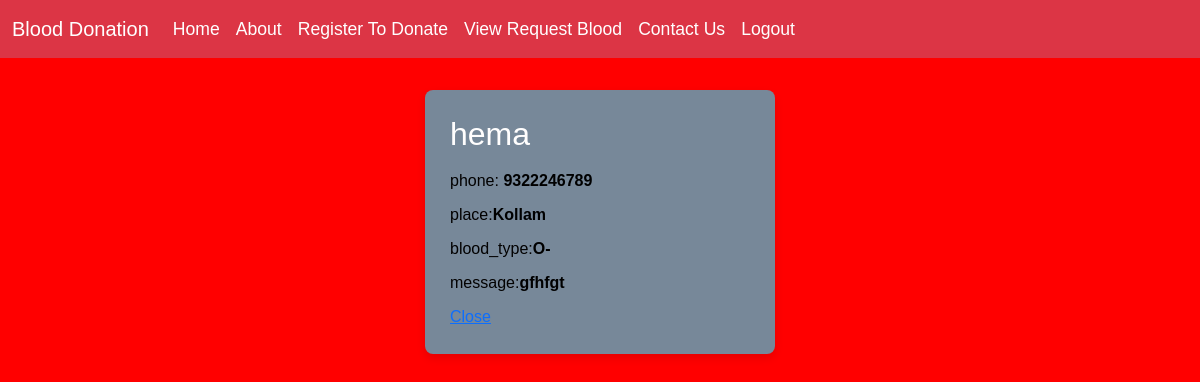
The app's page /user/view_request_blood_user/, older data.
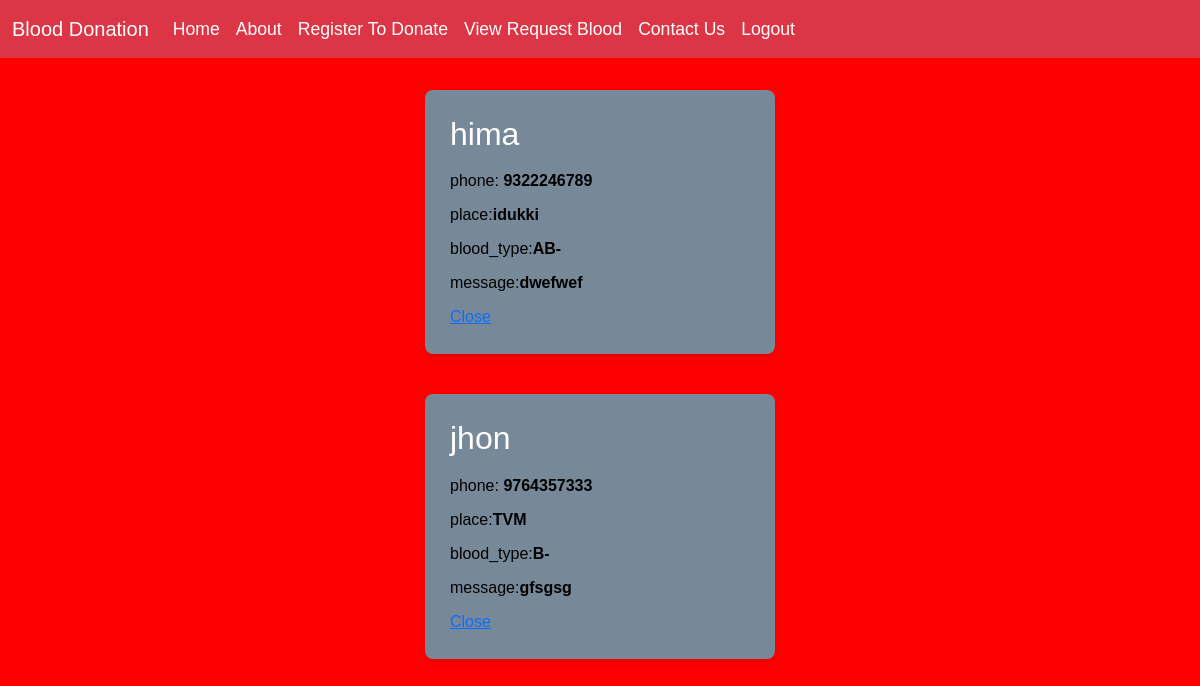
The same page, newer data.
### app/models.py (models this page shows, shortened)
class BloodDonationRequest(models.Model):
    BLOOD_TYPE_CHOICES = [
        ('A+', 'A+'),
        ('A-', 'A-'),
        ('B+', 'B+'),
        ('B-', 'B-'),
        ('O+', 'O+'),
        ('O-', 'O-'),
        ('AB+', 'AB+'),
        ('AB-', 'AB-'),
    ]
    name = models.CharField(max_length=255)
    phone = models.CharField(max_length=15)
    place = models.CharField(max_length=255)
    blood_type = models.CharField(max_length=3, choices=BLOOD_TYPE_CHOICES)
    message = models.TextField()
    is_active = models.BooleanField(default=True)
    created_at = models.DateTimeField(auto_now_add=True)

### app/views.py (the view, shortened to what this page needs)
# urls.py: path('user/view_request_blood_user/',views.view_request_blood_user),
def view_request_blood_user(request):
    requests = BloodDonationRequest.objects.all()
    active=BloodDonationRequest.objects.filter(is_active=True)
    return render(request, 'user/viewrequestblooduser.html', {'requests': requests, 'active':active})

### template/user/viewrequestblooduser.html (shortened to what this page needs)
<!DOCTYPE html>
<html lang="en">
<head>
    <link href="https://cdn.jsdelivr.net/npm/bootstrap@5.3.3/dist/css/bootstrap.min.css" rel="stylesheet">
</head>
<body>
    <nav class="navbar navbar-expand-sm bg-danger navbar-dark fixed-top">
        <div class="container-fluid">
            <a class="navbar-brand" href="#">Blood Donation</a>
            <div class="collapse navbar-collapse" id="collapsibleNavbar">
                <ul class="navbar-nav">
                    <li class="nav-item"><a class="nav-link" href="/">Home</a></li>
                    <li class="nav-item"><a class="nav-link" href="../about_us">About</a></li>
                    <li class="nav-item"><a class="nav-link" href="../register_to_donate">Register To Donate</a></li>
                    <li class="nav-item"><a class="nav-link" href="../view_request_blood_user">View Request Blood</a></li>
                    <li class="nav-item"><a class="nav-link" href="../contact">Contact Us</a></li>
                    <li class="nav-item"><a class="nav-link" href="../logout">Logout</a></li>
                </ul>
            </div>
        </div>
    </nav>
    <div class="container">
        <div class="row">
            {% for i in active %}
            <div class="col-lg-12">
                <div class="col-lg-7">
                    <h1 class="mb-3">{{i.name}}</h1>
                    <p>phone: <span class="text-success fw-bold">{{i.phone}}</span></p>
                    <p>place:<span class="text-success fw-bold">{{i.place}}</span></p>
                    <p>blood_type:<span class="text-success fw-bold">{{i.blood_type}}</span></p>
                    <p>message:<span class="text-success fw-bold">{{i.message}}</span></p>
                    <a href="../qty_in/{{i.pk}}">Close</a>
                </div>
            </div>
            {% endfor %}
        </div>
    </div>
</body>
</html>

Row changes from the older to the newer data that the page shows:
no longer on this page (row edited): BloodDonationRequest: name "hema", phone "9322246789", place "Kollam", blood_type "O-", message "gfhfgt"
added BloodDonationRequest: name "hima", phone "9322246789", place "idukki", blood_type "AB-", message "dwefwef"
added BloodDonationRequest: name "jhon", phone "9764357333", place "TVM", blood_type "B-", message "gfsgsg"
